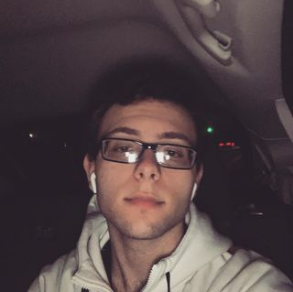
//> input picture Resources/me.png, 293 x 292 px
$ ./Chapter2   (built with g++ and OpenCV 4)
//> lines starting //> are read from the running program, lines starting //| are printed output that depends on the picture; after the words box and inside, x2 and y2 are one past the last pixel; in counts of white or black regions, pixels touching at a corner belong together
#include <opencv2/imgcodecs.hpp>
#include <opencv2/highgui.hpp>
#include <opencv2/imgproc.hpp>
#include <iostream>

using namespace cv;
using namespace std;

//////////// Basic CV Image Functions ///////////////

void main()
{
	string path = "Resources/me.png";
	Mat img = imread(path);
//> img is the input picture: 292 rows x 293 cols, CV_8UC3; mean B, G, R 68.2, 65.8, 80.4
	Mat imgGray, imgBlur, imgCanny, imgDilated, imgEroded;

	cvtColor(img, imgGray, COLOR_BGR2GRAY); //RGB to grayscale
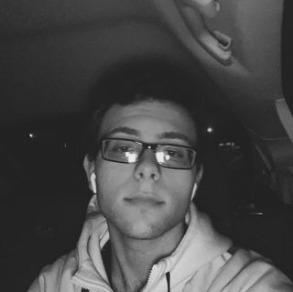
//> imgGray: 292 rows x 293 cols, CV_8UC1; min 24, max 240, mean 70.4
	GaussianBlur(img, imgBlur, Size(3, 3), 3, 0); // Blur
	Canny(imgBlur, imgCanny, 25, 75); //Detect edges
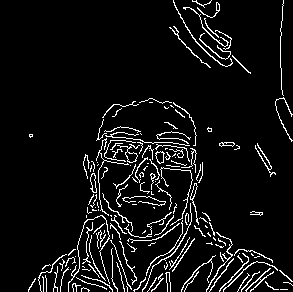
//> imgCanny: 292 rows x 293 cols, CV_8UC1; 6.7% white in thin lines or dots

	Mat kernel = getStructuringElement(MORPH_RECT, Size(3, 3)); //Creates kernel for dilation greater number more dilation
	dilate(imgCanny, imgDilated, kernel);
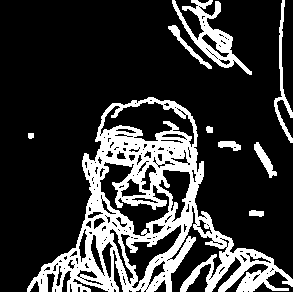
//> imgDilated: 292 rows x 293 cols, CV_8UC1; 21.4% white; 9 white regions, largest, box (x1, y1, x2, y2) and area: (27, 97, 293, 292) 15286, (172, 0, 252, 75) 1569, (274, 0, 293, 143) 587
	erode(imgDilated, imgEroded, kernel);
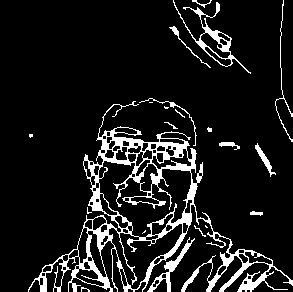
//> imgEroded: 292 rows x 293 cols, CV_8UC1; 10.4% white; 21 white regions (9 under 20 px), largest, box (x1, y1, x2, y2) and area: (28, 101, 293, 292) 6948, (173, 0, 251, 74) 663, (147, 237, 195, 292) 404

	imshow("Image", img);
	imshow("Image Gray", imgGray);
	imshow("Image Blur", imgBlur);
	imshow("Image Canny", imgCanny);
	imshow("Image Dilated", imgDilated);
	imshow("Image Eroded", imgEroded);
	waitKey(0);
}
